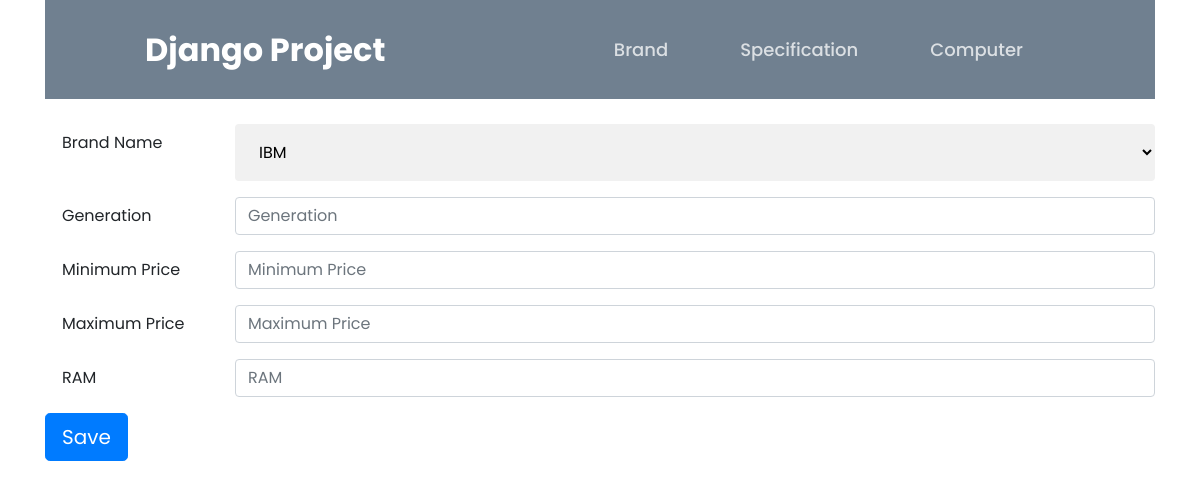
/add_specification, run on an earlier commit of the app's database.
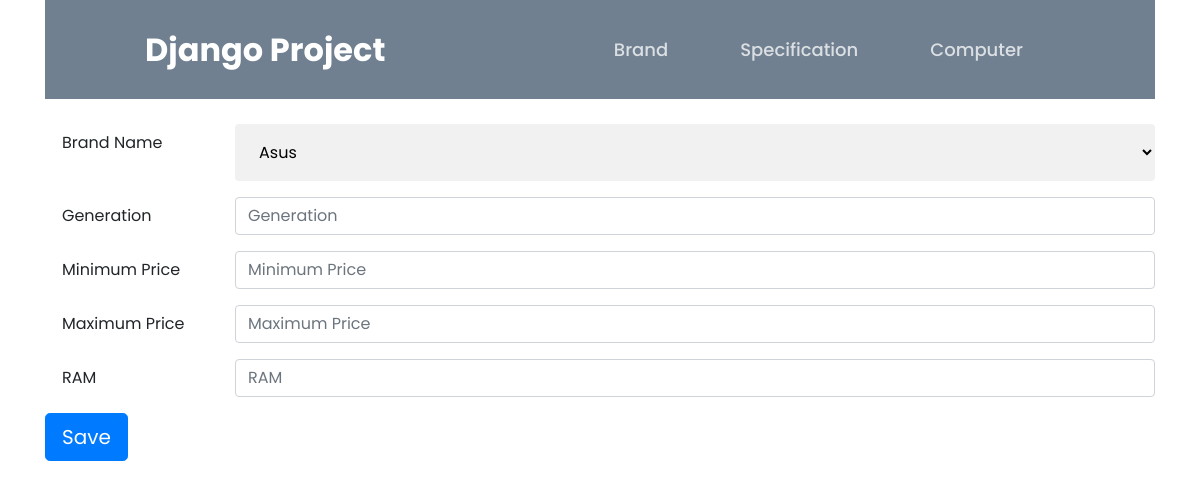
And on a later commit of the database.
### computer/models.py (models this page shows, shortened)
class ComputerBrand(models.Model):
    brand_name = models.CharField(max_length=50)
    logo = models.FileField(validators=[validate_file_size, validate_file_type],upload_to="Brand")

### computer/views.py (the view, shortened to what this page needs)
# urls.py: path('add_specification',views.add_specification, name='add_specification'),
def add_specification(request):
    temp = ComputerBrand.objects.all()
    specifications = []
    for specification in temp:
        specifications.append({"id": specification.id, "brand_name": specification.brand_name,})
    return render(request,'add_specification.html', {"specifications":specifications,})

### templates/add_specification.html (shortened to what this page needs)
{% extends 'base.html' %} {% block title %}Add Specification{% endblock %} {%
load static %} {% block content %}
<form
  method="post"
  action="{% url 'computer:add_specification' %}"
  enctype="multipart/form-data"
>
  <div class="form-group row">
    <label
      for="brand_name"
      class="col-sm-2 col-form-label"
      style="padding-left: 2rem"
      >Brand Name</label
    >
    <div class="col-sm-10">
      <select name="specificationId" id="brand_name">
        {% for specification in specifications %}
        <option value="{{specification.id}}">
          {{ specification.brand_name }}
        </option>
        {% endfor %}
      </select>
    </div>
  </div>
  <div class="form-group row">
    <label
      for="generation"
      class="col-sm-2 col-form-label"
      style="padding-left: 2rem"
      >Generation</label
    >
    <div class="col-sm-10">
      <input
        type="text"
        class="form-control"
        id="generation"
        name="generation"
        placeholder="Generation"
        required
      />
    </div>
  </div>
  <div class="form-group row">
    <label
      for="min_price"
      class="col-sm-2 col-form-label"
      style="padding-left: 2rem"
      >Minimum Price</label
    >
    <div class="col-sm-10">
      <input
        type="number"
        class="form-control"
        id="min_price"
        name="min_price"
        placeholder="Minimum Price"
        required
      />
    </div>
  </div>
  <div class="form-group row">
    <label
      for="max_price"
      class="col-sm-2 col-form-label"
      style="padding-left: 2rem"
      >Maximum Price</label
    >
    <div class="col-sm-10">
      <input
        type="number"
        class="form-control"
        id="max_price"
        name="max_price"
        placeholder="Maximum Price"
        required
      />
    </div>
  </div>
  <div class="form-group row">
    <label for="ram" class="col-sm-2 col-form-label" style="padding-left: 2rem"
      >RAM</label
    >
    <div class="col-sm-10">
      <input
        type="number"
        class="form-control"
        id="ram"
        name="ram"
        placeholder="RAM"
        required
      />
    </div>
  </div>
  <div class="form-group row">
    <div class="col-sm-10">
      <button type="submit" class="btn btn-primary btn-lg">Save</button>
    </div>
  </div>
</form>
{% endblock %}

What changed in the data, as far as the page shows it:
removed ComputerBrand: specificationId "IBM"
now on this page (row unchanged): ComputerBrand: specificationId "Asus"
